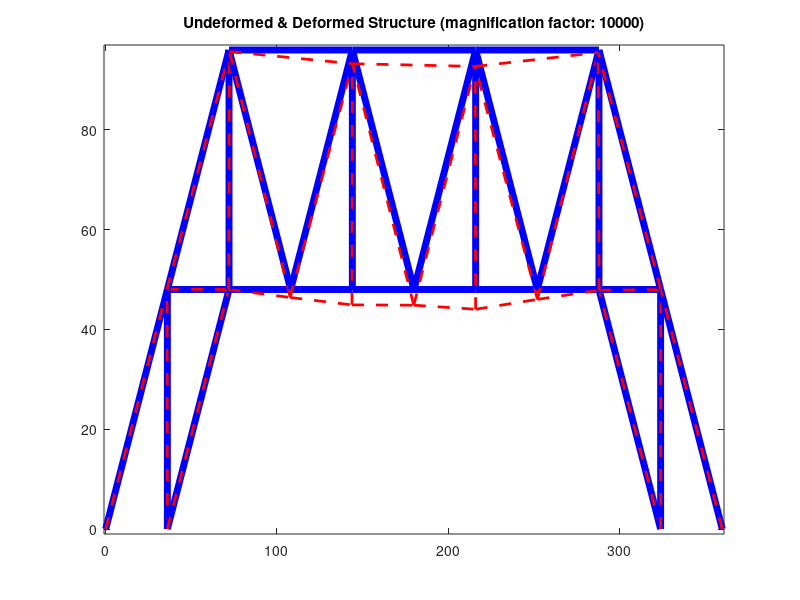

The MATLAB source for this figure:
%This program is developed for the analysis of 2D truss structures given
%the number of nodes, their locations in the x-y plane, their corresponding
%element number, cross-sectional area, Young's Modulus, applied forces, and
%known displacements
%COE 321K Spring 2018
%Joseph Tate
%**************************************************************************
clc;  clear all; hold off;

%Read data from input file
finput = fopen('project_input.txt');

nnode = fscanf(finput, ['nodes: %d\n %*s %*s\n']);        % # of nodes
size_nc = [2 nnode];
node_coor = fscanf(finput,'%f',size_nc);          % coordinates of each node
node_coor = transpose(node_coor);
node_coor = 12.*node_coor;                         % convert to inches

nelem = fscanf(finput, ['\n elements: %d\n %*s %*s %*s %*s\n']);% # of elements
size_ne = [4 nelem];
elemdata = fscanf(finput,'%f',size_ne); % node1, node2, Area, Young's Modulus
elemdata = transpose(elemdata);

nforce = fscanf(finput, ['\n force_BCs: %d\n %*s %*s %*s\n']);% # of force BCs
size_nf = [3 nforce];
forcedata = fscanf(finput,'%f',size_nf);    % node, degree of freeedom, value
forcedata = transpose(forcedata);

ndisp = fscanf(finput, ['\n displacement_BCs: %d\n %*s %*s %*s\n']);% number of displacement BCs
size_nf = [3 ndisp];
dispdata = fscanf(finput,'%f',size_nf); % node, degree of freedom, value
dispdata = transpose(dispdata);

fclose(finput);                                      % close the input file

% %**************************************************************************

% Create global stiffness matrix K and force vector P
k = [];
connec = [];
for n = 1:nelem
    %build k matrix
    node1 = elemdata(n,1);
    node2 = elemdata(n,2);
    node1x = node_coor(node1, 1);
    node1y = node_coor(node1, 2);
    node2x = node_coor(node2, 1);
    node2y = node_coor(node2, 2);
    L = sqrt((node2x - node1x)^2 + (node2y - node1y)^2);
    c = (node2x - node1x)/L;
    s = (node2y - node1y)/L;
    k(:,:,n) = elemdata(n,4).*elemdata(n,3)./L.*[c^2 c*s -c^2 -c*s; 
                                                 c*s s^2 -c*s -s^2;
                                                -c^2 -c*s c^2 c*s; 
                                                -c*s -s^2 c*s s^2];
    % build connectivity vector
    connec(:,:,n) = [2*(node1 - 1) + 1
                     2*(node1 - 1) + 2
                     2*(node2 - 1) + 1
                     2*(node2 - 1) + 2];
end

% Build K matrix
K = zeros(nnode*2);
for n = 1:nelem
    for i = 1:4
        iglobal = connec(i,1,n);
        for j = 1:4
            jglobal = connec(j,1,n);
            K(iglobal,jglobal) = K(iglobal,jglobal) + k(i,j,n);
        end
    end
end

% build P vector
P = zeros(nnode*2,1);             %zeros accounts for Penalty Method BCs
for n = 1:nforce
    node = forcedata(n,1);
    dof = forcedata(n,2);
    nglobal = 2*(node - 1) + dof;
    P(nglobal) = forcedata(n,3);
end

%**************************************************************************

%Modify K to account for boundary conditions
M = 100000000*elemdata(1,4);               % set number of penalty method
for n = 1:ndisp
    node = dispdata(n,1);
    dof = dispdata(n,2);
    nglobal = 2*(node - 1) + dof;
    K(nglobal,nglobal) = K(nglobal,nglobal) + M;
end

%**************************************************************************

%Solve for displacements   
U=K\P;

%**************************************************************************
%Solve for reactions Ps and internal forces F
Ps = zeros(17,2);
for n = 1:ndisp
    node = dispdata(n,1);
    dof = dispdata(n,2);
    nglobal = 2*(node - 1) + dof;
    if dof == 2
        Ps(nglobal/2,dof) = -M*U(nglobal);
    else
        Ps(nglobal/2 + 0.5,dof) = -M*U(nglobal);
    end
end

F = zeros(nelem,1);
Sigma = zeros(nelem,1);
Sigmax = 0;
Sigmin = 0;
Sigmaxelem = 1;
Sigminelem = 1;
for n = 1:nelem
    E = elemdata(n,4);
    A = elemdata(n,3);
    node1 = elemdata(n,1);
    node2 = elemdata(n,2);
    nglobal1x = node1*2 - 1;
    nglobal2x = node2*2 - 1;
    nglobal1y = node1*2;
    nglobal2y = node2*2;
    node1x = node_coor(node1, 1);
    node1y = node_coor(node1, 2);
    node2x = node_coor(node2, 1);
    node2y = node_coor(node2, 2);
    L = sqrt((node2x - node1x)^2 + (node2y - node1y)^2);
    c = (node2x - node1x)/L;
    s = (node2y - node1y)/L;
    e = [c s];
    ua = [U(nglobal1x) U(nglobal1y)];
    ub = [U(nglobal2x) U(nglobal2y)];
    u = ub - ua;
    F(n) = E*A/L*dot(u,e);
    Sigma(n) = F(n)/A;
    if Sigma(n) > Sigmax
        Sigmax = Sigma(n);
        Sigmaxelem = n;
    elseif Sigma(n) < Sigmin
            Sigmin = Sigma(n);
            Sigminelem = n;
    end
end



%**************************************************************************

%Give output 
disp('     DISPLACEMENT RESULTS (inches)       ')
disp('     Node        x-dir(u)        y-dir(v)')
disp('                                         ')
Up=zeros(nnode,3);
for i=1:nnode
   Up(i,1)=i;
   Up(i,2)=U(2*i-1);
   Up(i,3)=U(2*i);
end
fprintf('     %i %18.3E %15.3E\n',transpose(Up))
%***********************
disp('                                         ')
disp('                                         ')
disp('     REACTION RESULTS (lbs)              ')
disp('     Node        x-dir(u)        y-dir(v)')
disp('                                         ')
Pp=zeros(nnode,3);
for i=1:nnode
   Pp(i,1)=i;
   Pp(i,2)=Ps(i,1);
   Pp(i,3)=Ps(i,2);
end
fprintf('     %i %18.3f %15.3f\n',transpose(Pp))
%***********************
disp('                                         ')
disp('                                         ')
disp('     MEMBER FORCES AND STRESSES          ')
disp('     Elem.       Force(lbs)   Stress(psi)')
disp('                                         ')
Fp=zeros(nelem,3);
for i=1:nelem
   Fp(i,1)=i;
   Fp(i,2)=F(i);
   Fp(i,3)=Sigma(i);
end
fprintf('     %i %18.3f %15.3f\n',transpose(Fp))
disp('                                         ')
disp('                                         ')

%*************************************************************************

%Show deformed structure (magnified k times)
k = 10000;
limits=[min(node_coor(:,1))-1, max(node_coor(:,1))+1, min(node_coor(:,2))-1, max(node_coor(:,2))+1];
Coord1 = zeros(length(elemdata),4);
for i=1:length(elemdata)
   Coord1(i,1:2) = node_coor(elemdata(i,1),1:2);
   Coord1(i,3:4) = node_coor(elemdata(i,2),1:2);
end
X1 = [Coord1(:,1) Coord1(:,3)];
Y1 = [Coord1(:,2) Coord1(:,4)];

node_coor = node_coor+k*Up(:,2:3)/12;
for i=1:length(elemdata)
   Coord2(i,1:2) = node_coor(elemdata(i,1),1:2);
   Coord2(i,3:4) = node_coor(elemdata(i,2),1:2);
end
X2 = [Coord2(:,1) Coord2(:,3)];
Y2 = [Coord2(:,2) Coord2(:,4)];

plot(X1(1,:),Y1(1,:),'b','LineWidth',5),hold on
axis(limits)
plot(X2(1,:),Y2(1,:),'r--','LineWidth',2)
for i=2:length(Coord1)
    plot(X1(i,:),Y1(i,:),'b','LineWidth',5)
    plot(X2(i,:),Y2(i,:),'r--','LineWidth',2)
end
stitle = sprintf('Undeformed & Deformed Structure (magnification factor: %d)',k);
title(stitle)



